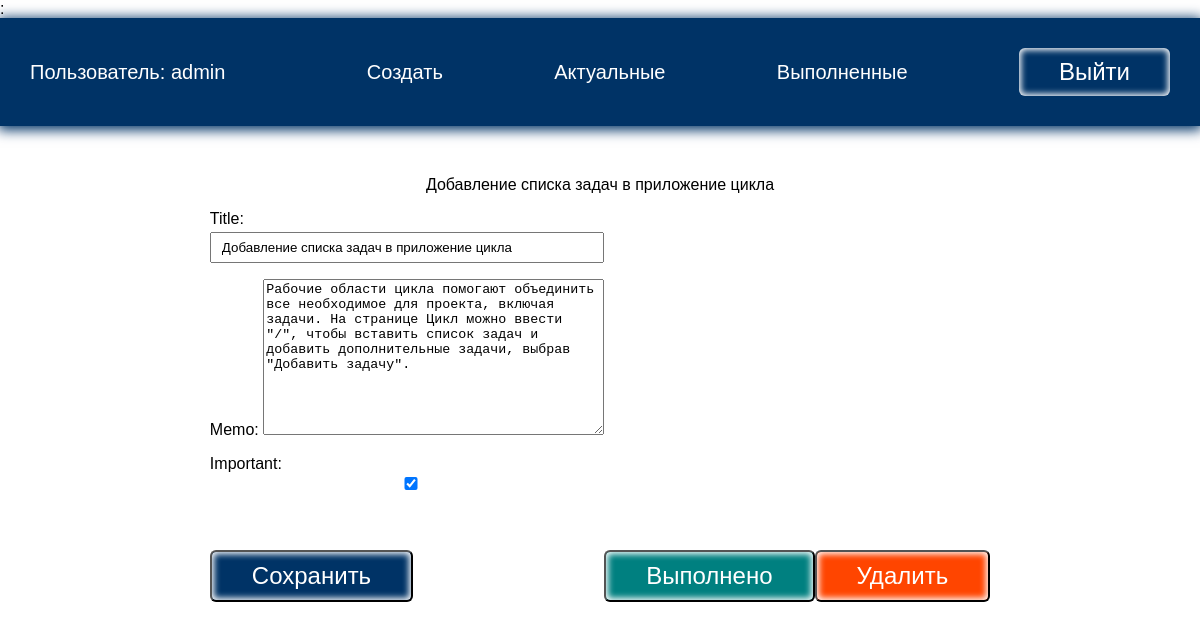
Page /todo/2 (signed in) on the committed database.
### todo/models.py (models this page shows, shortened)
class Todo(models.Model):
    title = models.CharField(max_length=100)
    memo = models.TextField(blank=True)
    created = models.DateTimeField(auto_now_add=True)
    date_completed = models.DateTimeField(blank=True, null=True)
    important = models.BooleanField(default=False)
    user = models.ForeignKey(User, on_delete=models.CASCADE)

### todo/views.py (the view, shortened to what this page needs)
# urls.py: path('todo/<int:todo_pk>', views.viewtodo, name='viewtodo'),
@login_required
def viewtodo(request, todo_pk):
    todo = get_object_or_404(Todo, pk=todo_pk)
    if request.method == 'GET':
        form = TodoForm(instance=todo)
        return render(request, 'todo/viewtodo.html', {'todo': todo, 'form': form})

### todo/forms.py
class TodoForm(ModelForm):
    class Meta:
        model = Todo
        fields = ['title', 'memo', 'important']

### todo/templates/todo/viewtodo.html (shortened to what this page needs)
{% extends 'todo/base.html' %}
{% block content %}
{{ todo.title }}
<div class="but">
    <form method="POST">
        {{ form.as_p }}
        <button class="btn">Сохранить</button>
    </form>
    <form action="{% url 'completetodo' todo.id %}" method="post">
        <button class="btn good">Выполнено</button>
    </form>
    <form action="{% url 'deletetodo' todo.id %}" method="post">
        <button class="btn remove">Удалить</button>
    </form>
</div>
{% endblock %}

### todo/templates/todo/base.html (shortened to what this page needs)
<!DOCTYPE html>
{% load static %}
<html lang="en">
<head>
    <link rel="stylesheet" href="{% static 'css/style.css' %}">
</head>
<body>
{% if user.is_authenticated %}:
<div class="menu">
    <div class="wrap">
        <ul>
            <li class="logo">Пользователь: {{ user.username }}</li>
            <li><a href="{% url 'createtodo' %}">Создать</a></li>
            <li><a href="{% url 'currenttodos' %}">Актуальные</a></li>
            <li><a href="{% url 'completedtodos' %}">Выполненные</a></li>
            <li>
                <form action="{% url 'logoutuser' %}" method="post">
                    <button class="top">Выйти</button>
                </form>
            </li>
        </ul>
    </div>
</div>
{% endif %}
<div class="content">
    <div class="wrap">
        {% block content %}
        {% endblock %}
    </div>
</div>
</body>
</html>

### todo/static/css/style.css (style rules this page uses)
body { padding: 0; margin: 0; font-family: Arial, Helvetica, sans-serif; }
.wrap { max-width: 1200px; margin: 0 auto; padding: 10px 30px; box-sizing: border-box; }
.menu { background-color: #003366; box-shadow: 0 2px 12px 2px #003366; }
ul { list-style: none; padding: 0; }
.menu a { color: #fff; }
.menu ul { display: flex; justify-content: space-between; align-items: center; font-size: 20px; }
.menu .logo { color: #fff; margin-right: 30px; }
a { text-decoration: none; }
.content .wrap { display: flex; flex-direction: column; align-items: center; justify-content: center; margin-top: 40px; }
.btn { background: #003366; color: #fff; }
button { border-radius: 6px; box-shadow: inset 0 0 6px 2px #fff; padding: 10px 40px; margin-top: 40px; font-size: 24px; cursor: pointer; }
input { width: 100%; padding: 6px 10px; box-sizing: border-box; margin-top: 4px; }
.top { padding: 4px 24x; margin-top: 0; background: transparent; border: navajowhite; color: #fff; }
.but { display: flex; align-items: flex-end; }
.good { background: teal; }
.remove { background: orangered; }

### rows in the picture
Todo: title "Добавление списка задач в приложение цикла", memo "Рабочие области цикла помогают объединить все необходимое для проекта, включая задачи. На странице Цикл можно ввести \"/\", чтобы вставить список задач и добавить дополнительные задачи, выбрав \"Добавить задачу\".", important "☑"

### other values in the picture
{{ user.username }} "admin"
